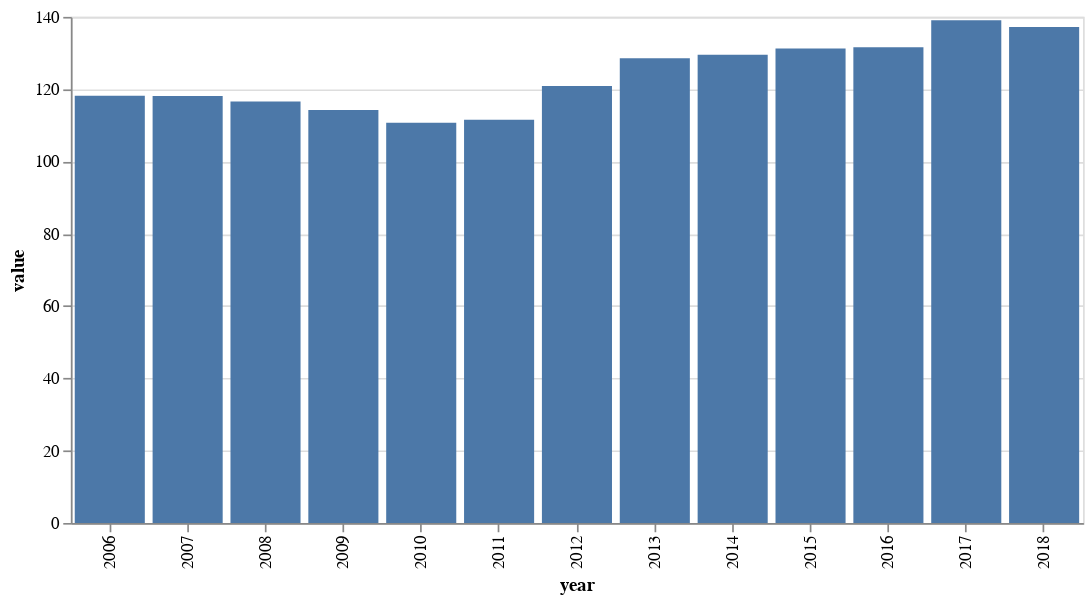

This figure's notebook cell:
### Code cell
alt.Chart(df_filtered_grouped). mark_bar().encode(
    x = 'year:O', #order
    y = 'value:Q' #quantity
).properties(width = 600)

### Figure 1 — Vega-Lite specification as saved in the notebook (floating-point values rounded to 4 significant figures)
{"config": {"view": {"continuousWidth": 400, "continuousHeight": 300}}, "data": {"name": "data-db2b650d8386346fbd2d4f825f470329"}, "mark": "bar", "encoding": {"x": {"field": "year", "type": "ordinal"}, "y": {"field": "value", "type": "quantitative"}}, "width": 600, "$schema": "https://vega.github.io/schema/vega-lite/v4.17.0.json", "datasets": {"data-db2b650d8386346fbd2d4f825f470329": [{"year": 2006, "value": 118.2}, {"year": 2007, "value": 118.1}, {"year": 2008, "value": 116.6}, {"year": 2009, "value": 114.2}, {"year": 2010, "value": 110.7}, {"year": 2011, "value": 111.6}, {"year": 2012, "value": 120.9}, {"year": 2013, "value": 128.6}, {"year": 2014, "value": 129.5}, {"year": 2015, "value": 131.3}, {"year": 2016, "value": 131.6}, {"year": 2017, "value": 139.1}, {"year": 2018, "value": 137.2}]}}
